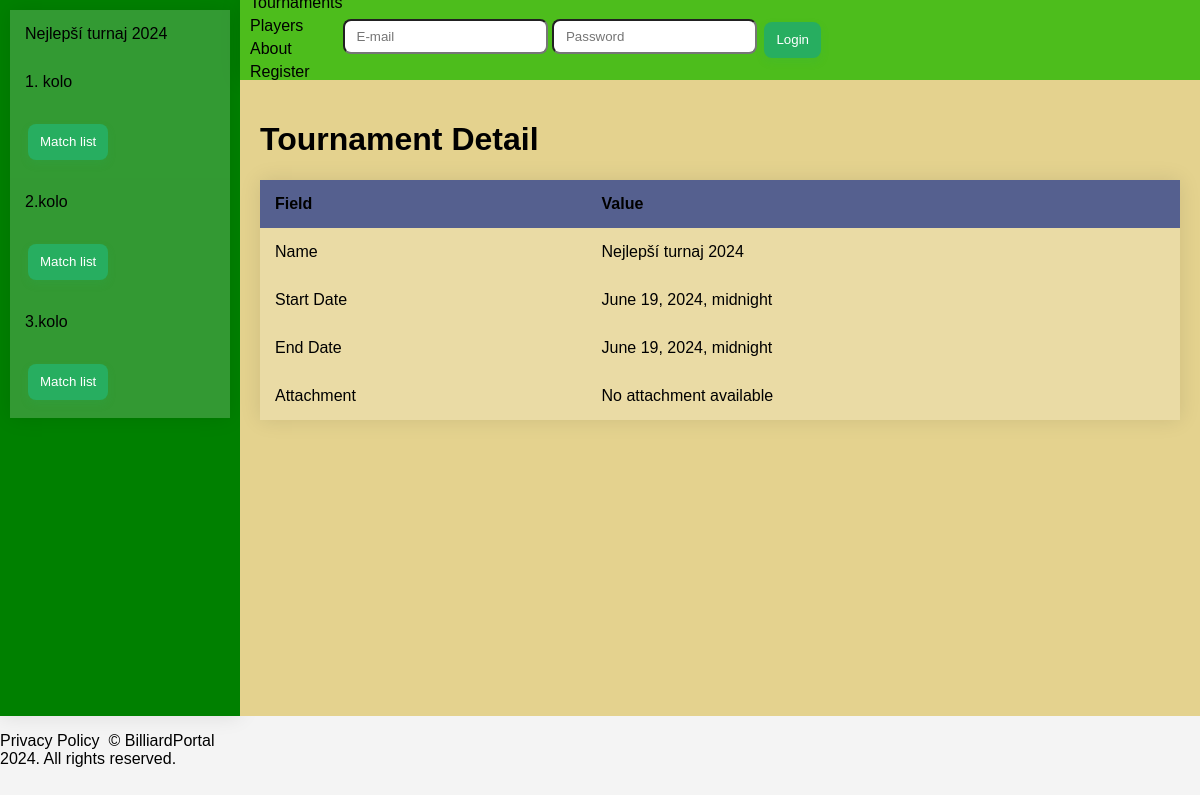
Page /tournament/1/ on the committed database.
### tournaments/models.py (models this page shows, shortened)
class Tournament(models.Model):
    name = models.CharField(max_length=255)
    start_date = models.DateTimeField()
    end_date = models.DateTimeField()
    attachment = models.FileField(upload_to='attachments/', blank=True, null=True)
    organizers = models.ManyToManyField(Player, related_name='organized_tournaments')
    players = models.ManyToManyField(Player, related_name='participating_tournaments')

class Round(models.Model):
    name = models.CharField(max_length=255)
    attachment = models.FileField(upload_to='attachments/', blank=True, null=True)
    tournament = models.ForeignKey(Tournament, related_name='rounds', on_delete=models.CASCADE)

### tournaments/views.py (the view)
# urls.py: path('<int:tournament_pk>/', TournamentDetailView.as_view(template_name="./tournament/tournament_detail.html"), name='tournament_detail'),
class TournamentDetailView(ContextMixin, DetailView):
    model = Tournament
    context_object_name = 'tournament'
    def get_object(self):
        return Tournament.objects.get(pk=self.kwargs['tournament_pk'])

### templates/tournament/tournament_detail.html (shortened to what this page needs)
{% extends "base.html" %}
{% block main_space %}
<h1>Tournament Detail</h1>
    <table>
        <thead>
            <tr>
                <th class="l">Field</th>
                <th class="r">Value</th>
            </tr>
        </thead>
        <tbody>
            <tr>
                <td class="l">Name</td>
                <td class="r">{{ tournament.name }}</td>
            </tr>
            <tr>
                <td class="l">Start Date</td>
                <td class="r">{{ tournament.start_date }}</td>
            </tr>
            <tr>
                <td class="l">End Date</td>
                <td class="r">{{ tournament.end_date }}</td>
            </tr>
            <tr>
                <td class="l">Attachment</td>
                <td class="r">
                    {% if tournament.attachment %}
                        <a href="{{ tournament.attachment.url }}">{{ tournament.attachment.name }}</a>
                    {% else %}
                        No attachment available
                    {% endif %}
                </td>
            </tr>
        </tbody>
    </table>
{% endblock main_space %}

### templates/sidebar.html (shortened to what this page needs)
{% if 'update' in request.path %}
    {% url 'tournament_update' tournament.id as tournament_url %}
{% else %}
    {% url 'tournament_detail' tournament.id as tournament_url %}
{% endif %}
<nav>
    {% if tournament %}
    <table>
        <tbody>
            <tr>
                <td colspan="2"><a href="{{ tournament_url }}">{{ tournament.name }}</a></td>
            </tr>
            {% for round_item in rounds %}
                {% if 'update' in request.path %}
                    {% url 'roundmatch_update' tournament.id round_item.id as round_url %}
                {% else %}
                    {% url 'round_detail' tournament.id round_item.id as round_url %}
                {% endif %}
                <tr>
                    <td colspan="2"><a href="{{ round_url }}">{{ round_item.name }}</a></td>
                </tr>
                <tr>
                    <td><a href="{% url 'match_list' tournament.id round_item.id %}"><button class="button-68" type="button">Match list</button></a></td>
                </tr>
            {% endfor %}
        </tbody>
    </table>
    {% endif %}
</nav>

### static/style.css (style rules this page uses)
body { height: 98vh; display: grid; grid-template-columns: 20vw 1fr; grid-template-rows: 10vh 1fr; font-family: Arial, sans-serif; margin: 0; background-color: #f4f4f4; }
a { color: black; text-decoration: none; }
table { width: 100%; border-collapse: collapse; overflow: hidden; box-shadow: 0 0 20px rgba(0, 0, 0, 0.1); margin-bottom: 20px; }
th, td { padding: 15px; background-color: rgba(255, 255, 255, 0.2); }
th { text-align: left; }
thead th { background-color: #55608f; }
tbody td { position: relative; }
button { appearance: none; backface-visibility: hidden; background-color: #27ae60; border-radius: 8px; border-style: none; box-shadow: rgba(39, 174, 96, .15) 0 4px 9px; box-sizing: border-box; color: #fff; cursor: pointer; display: inline-block; letter-spacing: normal; line-height: 1.5; outline: none; overflow: hidden; padding: 1vh 1vw; margin: 3px; position: relative; text-align: center; text-decoration: none; transform: translate3d(0, 0, 0); transition: all .3s; user-select: none; -webkit-user-select: none; touch-action: manipulation; vertical-align: top; white-space: nowrap; }

### rows in the picture
Tournament: name "Nejlepší turnaj 2024", start_date "June 19, 2024, midnight", end_date "June 19, 2024, midnight"
Round: name "1. kolo"
Round: name "2.kolo"
Round: name "3.kolo"
